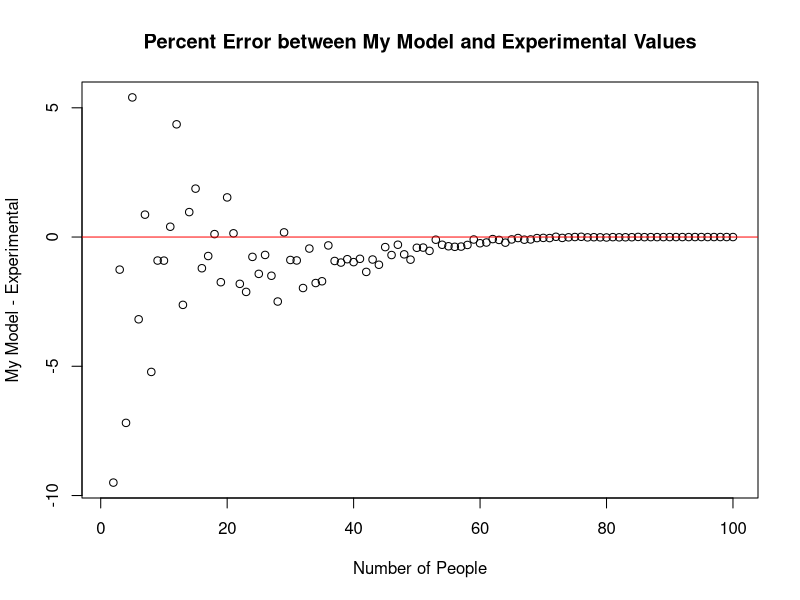
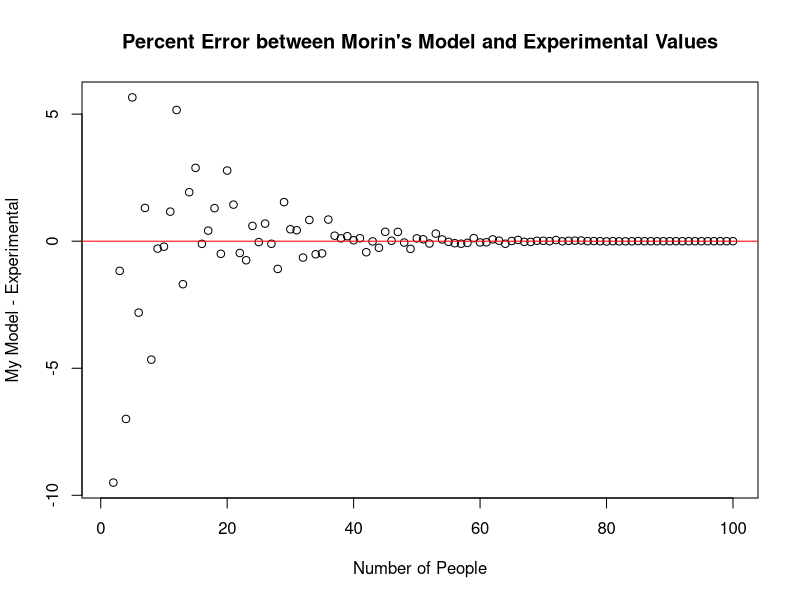
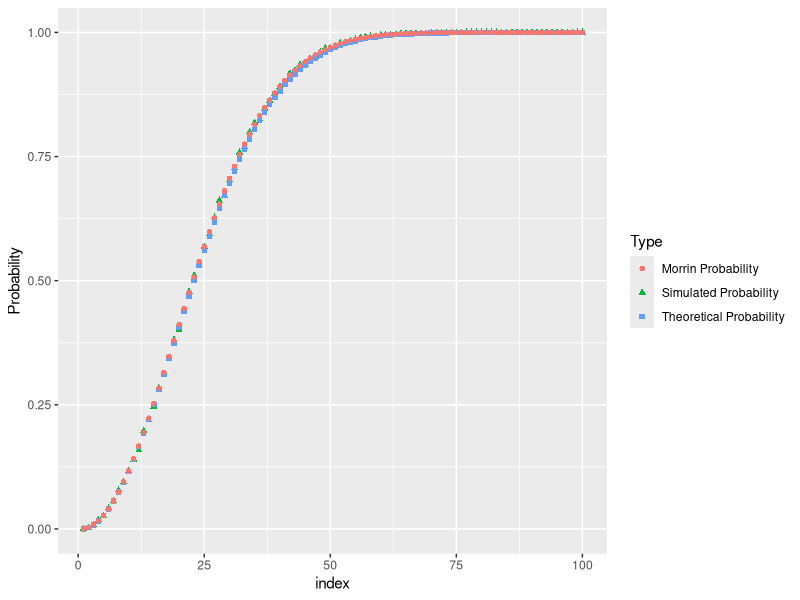
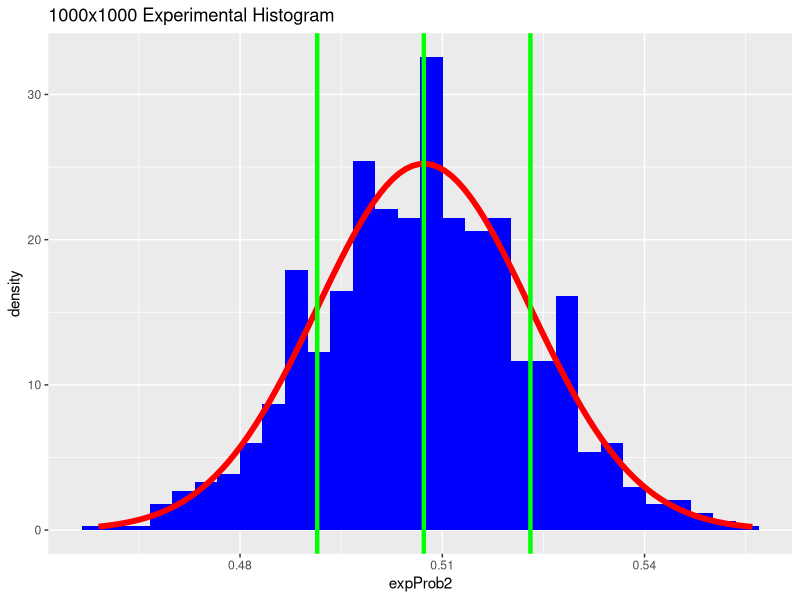

These charts were generated, in order, by the following R code: (Note: a time limit stopped this script after it produced the figures.)
## ---- chunk 1
#generates random birthdays for n people 
birthday = function (n){
  sample(1:365, size = n, replace = T)
}

#checks if there is at least one matching birthday in a given array 
ismatch = function (n){
  for(i in (1:(length(n) - 1))){
    #print(i)
    for(j in (i + 1):length(n)){
      #print(j)
      if(n[i] == n[j]){
        return(TRUE)
      }
    }
  }
  return(FALSE)
}

## ---- chunk 2
#caculate the theoretical probability for a room of k people
tprob = function(k){
  p = 1 - ((364/365)^(choose(k,2)))
  return(p)
}
## ---- chunk 3
morrinModel = function(n){
  if(n == 0 || n == 1)
    return(0)
  not = 1
  for(i in 1:(n-1)){
    not = not * ((365-i)/365)  
  }
  return (1 - not)
}
## ---- chunk 4
#loop to simulate
loopControl = 2

#my model 
theoryP = vector()
theoryP[1] = 0

#morrin 
morrinP = vector()
morrinP[1] = 0

#experimental
prob = vector()
prob[1] = 0


while (loopControl <= 100)
{
  theoryP[loopControl] = tprob(loopControl)
  morrinP[loopControl] = morrinModel(loopControl)
  
  countFalse = 0 
  countTrue = 0
  for(i in 1:10000){
    x = birthday(loopControl)
    y = ismatch(x)
  
    if(y == TRUE)
      countTrue = countTrue + 1
    if(y == FALSE)
      countFalse = countFalse + 1
  }

  prob[loopControl] = countTrue/(countTrue + countFalse)
  
  loopControl = loopControl + 1
}

## ---- chunk 5
library(tidyverse)
library(ggplot2)
Theoretical_Probability = data.frame(theoryP)
morrin_Probability = data.frame(morrinP)
Simulated_Probability = data.frame(prob)

df = cbind(Simulated_Probability,Theoretical_Probability, morrin_Probability)
colnames(df) = c("Simulated Probability", "Theoretical Probability", "Morrin Probability")
df$Perecent_Error_My_Model = ((df$`Theoretical Probability`- df$`Simulated Probability`)/(df$`Theoretical Probability`)) * 100
df$index = 1:100
df$Perecent_Error_Morrin = ((df$`Morrin Probability`- df$`Simulated Probability`)/(df$`Morrin Probability`))* 100

#Error Plots 
plot(df$Perecent_Error_My_Model, main = "Percent Error between My Model and Experimental Values", xlab = "Number of People",
     ylab = "My Model - Experimental")
abline(h = 0, col = "red")

plot(df$Perecent_Error_Morrin, main = "Percent Error between Morin's Model and Experimental Values", 
     xlab = "Number of People", ylab = "My Model - Experimental")
abline(h = 0, col = "red")

## ---- chunk 6
dfModified = df %>% 
  select(index, `Simulated Probability`, `Theoretical Probability`, `Morrin Probability`) %>% 
  gather(key = "Type", value = "Probability", -index)

plot1 = ggplot(dfModified, aes(x = index, y = Probability, col = Type, shape = Type)) + geom_point()
plot1
## ---- chunk 7
startSize = 2 
trials = 1000
sample_size = 1000
roomSize = 23

#calculate theoretical values 
morrin = morrinModel(roomSize)
myModel = tprob(roomSize)

#simulate experiemental data to test against 

expProb2 = vector()
#expProb3 = vector()

loopcontrol2 = 1 
while(loopcontrol2 <= 1000){
  countFalse = 0 
  countTrue = 0
  for(i in 1:1000){
    x = birthday(roomSize)
    y = ismatch(x)
  
    if(y == TRUE)
      countTrue = countTrue + 1
    if(y == FALSE)
      countFalse = countFalse + 1
  }

  expProb2[loopcontrol2] = countTrue/(countTrue + countFalse)
  
  loopcontrol2 = loopcontrol2 + 1 
}

#plot a histogram of sampling distribution 
expData = data.frame(expProb2)

hist1000x1000 = ggplot(expData, aes(x = expProb2)) + geom_histogram(aes(y = ..density..), fill = "blue")
hist1000x1000 = hist1000x1000 + stat_function(fun = dnorm, args = list(mean = mean(expProb2), sd = sd(expProb2)), col = "red", size = 2)
hist1000x1000 = hist1000x1000 + geom_vline(xintercept = mean(expProb2), col = "green", size = 1.5)
hist1000x1000 = hist1000x1000 + geom_vline(xintercept = mean((expProb2) + sd(expProb2)), col = "green", size = 1.5)
hist1000x1000 = hist1000x1000 + geom_vline(xintercept = mean((expProb2) - sd(expProb2)), col = "green", size = 1.5)
hist1000x1000 + ggtitle("1000x1000 Experimental Histogram")

# expData3 = data.frame(expProb3)
# hist10000x1000 = ggplot(expData3, aes(x = expProb3)) + geom_histogram(aes(y = ..density..), fill = "blue")
# hist10000x1000 = hist10000x1000 + stat_function(fun = dnorm, args = list(mean = mean(expProb3), sd = sd(expProb3)), col = "red", size = 2)
# hist10000x1000 = hist10000x1000 + geom_vline(xintercept = mean(expProb3), col = "green", size = 1.5)
# hist10000x1000 = hist10000x1000 + geom_vline(xintercept = mean((expProb3) + sd(expProb3)), col = "green", size = 1.5)
# hist10000x1000 = hist10000x1000 + geom_vline(xintercept = mean((expProb3) - sd(expProb3)), col = "green", size = 1.5)
# hist10000x1000


## ---- chunk 8
#Perform a t-test assuming that the theoretical value is the null. 

#My Model 
null1 = tprob(roomSize)
myTest = t.test(x = expProb2, mu = null1)
myTest 

#Morin's Model 
null2 = morrinModel(roomSize)
morinTest = t.test(x = expProb2, mu = null2)
morinTest
## ---- chunk 9
#exactly one pair 

noPair21 = 1 
for(i in 1:21){
  noPair21 = noPair21 *((365-i)/365) 
}
noPair21

guessProb = noPair21 * 210 * (1/365)
guessProb

numPairs = function(n){
  count = 0
  for(i in 1:(length(n) - 1)){
    for(j in (i + 1):length(n)){
      if(n[i] == n[j])
        count = count + 1 
    }
  }
  return(count)
}

# x = birthday(23)
# x
# numPairs(x)
## ---- chunk 10

expProb4 = vector()
loopcontrol3 = 0 
while(loopcontrol3 <= 10000){
  countFalse = 0 
  countTrue = 0
  for(i in 1:1000){
    x = birthday(23)
    y = numPairs(x)
  
    if(y == 1)
      countTrue = countTrue + 1
    else
      countFalse = countFalse + 1
  }

  expProb4[loopcontrol3] = countTrue/(countTrue + countFalse)
  
  loopcontrol3 = loopcontrol3 + 1 
}

mean(expProb4)
df4 = data.frame(expProb4)
ggplot(data = df4, aes(x = df4$expProb4)) + geom_histogram(aes(y = ..density..)) 

## ---- chunk 11

guess = noPair21 * (1/365) * choose(23,2)

#t-test 
t.test(x = expProb4, mu = guess)
